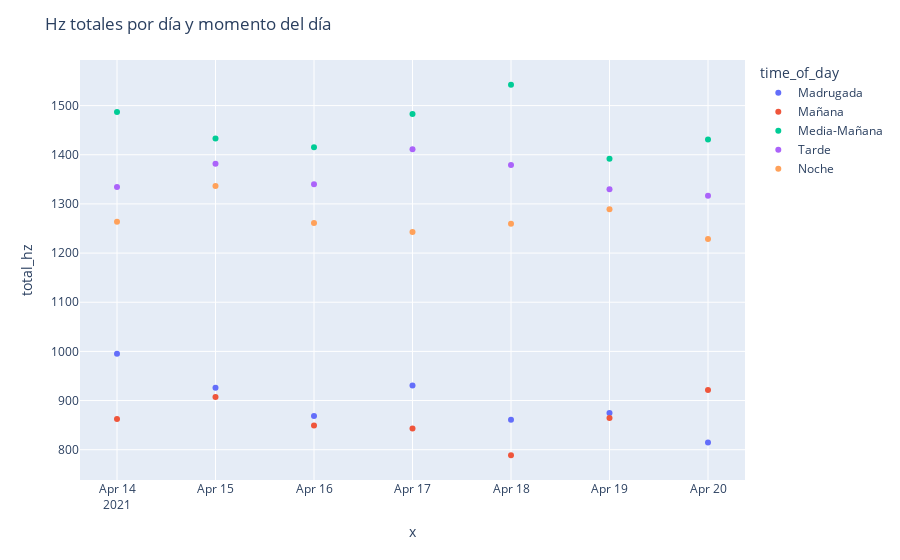

The code cell stored with this chart in its notebook:
### Code cell
fig_scatter = px.scatter(df_heatmap, x = df_heatmap['inicio_ciclo'].dt.date, y = 'total_hz', color= 'time_of_day')
fig_scatter.update_layout( title_text='Hz totales por día y momento del día')
fig_scatter.show()

### Figure 1 — Plotly figure (JSON) as saved in the notebook; plotly's stock layout.template omitted (floating-point values rounded to 4 significant figures)
{"data": [{"hovertemplate": "time_of_day=Madrugada<br>x=%{x}<br>total_hz=%{y}<extra></extra>", "legendgroup": "Madrugada", "marker": {"color": "#636efa", "symbol": "circle"}, "mode": "markers", "name": "Madrugada", "orientation": "v", "showlegend": true, "type": "scatter", "x": ["2021-04-14", "2021-04-15", "2021-04-16", "2021-04-17", "2021-04-18", "2021-04-19", "2021-04-20"], "xaxis": "x", "y": [995.3, 925.8, 868.8, 930.6, 860.8, 874.5, 814.4], "yaxis": "y"}, {"hovertemplate": "time_of_day=Mañana<br>x=%{x}<br>total_hz=%{y}<extra></extra>", "legendgroup": "Mañana", "marker": {"color": "#EF553B", "symbol": "circle"}, "mode": "markers", "name": "Mañana", "orientation": "v", "showlegend": true, "type": "scatter", "x": ["2021-04-14", "2021-04-15", "2021-04-16", "2021-04-17", "2021-04-18", "2021-04-19", "2021-04-20"], "xaxis": "x", "y": [862.6, 907.1, 849.3, 843.1, 788.7, 864.5, 921.3], "yaxis": "y"}, {"hovertemplate": "time_of_day=Media-Mañana<br>x=%{x}<br>total_hz=%{y}<extra></extra>", "legendgroup": "Media-Mañana", "marker": {"color": "#00cc96", "symbol": "circle"}, "mode": "markers", "name": "Media-Mañana", "orientation": "v", "showlegend": true, "type": "scatter", "x": ["2021-04-14", "2021-04-15", "2021-04-16", "2021-04-17", "2021-04-18", "2021-04-19", "2021-04-20"], "xaxis": "x", "y": [1487.0, 1433.0, 1415.0, 1483.0, 1542.0, 1392.0, 1431.0], "yaxis": "y"}, {"hovertemplate": "time_of_day=Tarde<br>x=%{x}<br>total_hz=%{y}<extra></extra>", "legendgroup": "Tarde", "marker": {"color": "#ab63fa", "symbol": "circle"}, "mode": "markers", "name": "Tarde", "orientation": "v", "showlegend": true, "type": "scatter", "x": ["2021-04-14", "2021-04-15", "2021-04-16", "2021-04-17", "2021-04-18", "2021-04-19", "2021-04-20"], "xaxis": "x", "y": [1334.0, 1382.0, 1340.0, 1411.0, 1379.0, 1330.0, 1316.0], "yaxis": "y"}, {"hovertemplate": "time_of_day=Noche<br>x=%{x}<br>total_hz=%{y}<extra></extra>", "legendgroup": "Noche", "marker": {"color": "#FFA15A", "symbol": "circle"}, "mode": "markers", "name": "Noche", "orientation": "v", "showlegend": true, "type": "scatter", "x": ["2021-04-14", "2021-04-15", "2021-04-16", "2021-04-17", "2021-04-18", "2021-04-19", "2021-04-20"], "xaxis": "x", "y": [1264.0, 1336.0, 1261.0, 1243.0, 1260.0, 1289.0, 1229.0], "yaxis": "y"}], "layout": {"legend": {"title": {"text": "time_of_day"}, "tracegroupgap": 0}, "margin": {"t": 60}, "title": {"text": "Hz totales por día y momento del día"}, "xaxis": {"anchor": "y", "domain": [0, 1], "title": {"text": "x"}}, "yaxis": {"anchor": "x", "domain": [0, 1], "title": {"text": "total_hz"}}}}
